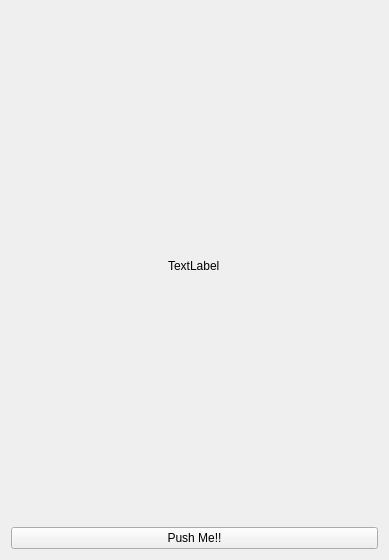
<?xml version="1.0" encoding="UTF-8"?>
<ui version="4.0">
 <class>Widget</class>
 <widget class="QWidget" name="Widget">
  <property name="geometry">
   <rect>
    <x>0</x>
    <y>0</y>
    <width>389</width>
    <height>560</height>
   </rect>
  </property>
  <property name="windowTitle">
   <string>Widget</string>
  </property>
  <layout class="QVBoxLayout" name="verticalLayout">
   <item alignment="Qt::AlignHCenter|Qt::AlignVCenter">
    <widget class="QLabel" name="label">
     <property name="text">
      <string>TextLabel</string>
     </property>
    </widget>
   </item>
   <item>
    <widget class="QPushButton" name="pushButton">
     <property name="text">
      <string>Push Me!!</string>
     </property>
    </widget>
   </item>
  </layout>
 </widget>
 <resources/>
 <connections/>
</ui>
